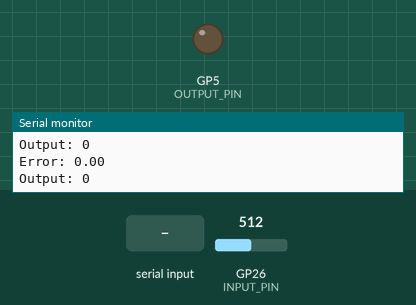
This sketch was run on a simulated Raspberry Pi Pico. On the bench: output pins drawn as LEDs (lit = HIGH), the last lines printed to the serial monitor. The test bench sets the inputs (shaded band); at power-on: GP26 (INPUT_PIN) = 512.

Above: at 1.2 s.
1.3 s: GP26 (INPUT_PIN) set to 501
At 2.4 s:
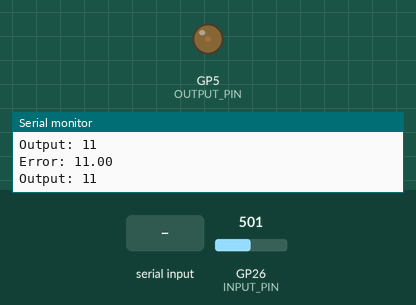
2.8 s: GP26 (INPUT_PIN) set to 306
At 4.8 s:
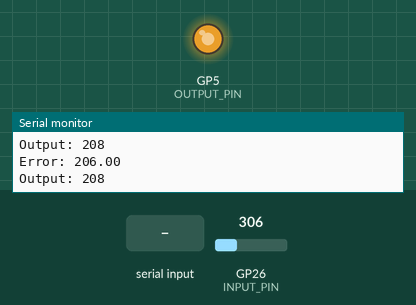
5.1 s: "SET 1\n" received over Serial
At 6.5 s:
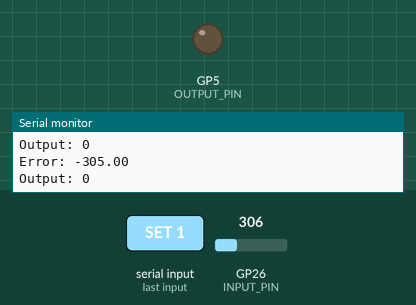
Timing chart, 0 to 8.1 s (numbered marks = the images above; inputs shaded):
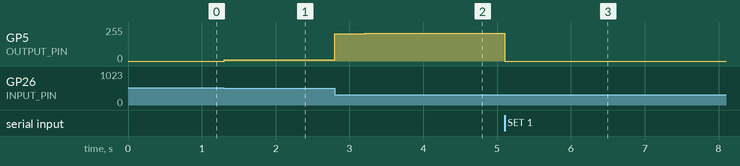

Measured:
- after the input at 1.3 s, GP5 (OUTPUT_PIN): 0/255 → 11/255 at once
- after the input at 2.8 s, GP5 (OUTPUT_PIN): 11/255 → 206/255 at once, → 207/255 0.40 s later, → 208/255 0.49 s later
- after the input at 5.1 s, GP5 (OUTPUT_PIN): 208/255 → 0/255 at once

The sketch:

active_mode_188.ino
```cpp
// snippet: active_mode_188
// tags: active, serial, command, response
// boards: avr, esp32, megaavr, nano33iot, romi32u4, rp2040
// library: none
// description: Active sketch: PID <kp> <ki> <kd> sets PID gains at runtime
// prompts: active, sketch, gains, runtime, setpoint, <val>
// verified: compile-only
// source: kd-generated (id 188)
// exact-include: Arduino.h

#include <Arduino.h>

const int INPUT_PIN = A0;
const int OUTPUT_PIN = 5;

float kp = 1.0f;
float ki = 0.01f;
float kd = 0.1f;
float setpoint = 512.0f;  // target ADC value (0-1023)
float measured = 0.0f;
float output = 0.0f;

float integral = 0.0f;
float prevError = 0.0f;
unsigned long prevPidMs = 0;

void setup() {
  Serial.begin(9600);
  pinMode(INPUT_PIN, INPUT);
  pinMode(OUTPUT_PIN, OUTPUT);
  prevPidMs = millis();
  Serial.println("Send: PID <kp> <ki> <kd>  or  SET <val>");
}

void loop() {
  unsigned long now = millis();

  // Handle serial commands
  if (Serial.available() > 0) {
    String command = Serial.readStringUntil('\n');
    command.trim();

    if (command.startsWith("PID")) {
      // Parse: PID <kp> <ki> <kd>
      int s1 = command.indexOf(' ');
      int s2 = command.indexOf(' ', s1 + 1);
      int s3 = command.indexOf(' ', s2 + 1);
      if (s1 > 0 && s2 > 0 && s3 > 0) {
        kp = command.substring(s1 + 1, s2).toFloat();
        ki = command.substring(s2 + 1, s3).toFloat();
        kd = command.substring(s3 + 1).toFloat();
        integral = 0.0f;  // reset integral on gain change
        prevError = 0.0f;
        Serial.println("Gains updated");
      }
    } else if (command.startsWith("SET")) {
      int s1 = command.indexOf(' ');
      if (s1 > 0) {
        setpoint = command.substring(s1 + 1).toFloat();
      }
    }
  }

  // PID loop — use actual dt, not the print timer
  float dt = (now - prevPidMs) / 1000.0f;  // seconds
  if (dt > 0.0f) {
    prevPidMs = now;

    measured = (float)analogRead(INPUT_PIN);
    float error = setpoint - measured;

    integral += error * dt;
    integral = constrain(integral, -200.0f, 200.0f);  // anti-windup

    float derivative = (error - prevError) / dt;
    prevError = error;

    output = kp * error + ki * integral + kd * derivative;
    output = constrain(output, 0.0f, 255.0f);

    analogWrite(OUTPUT_PIN, (int)output);
  }

  // Report every 100ms
  static unsigned long lastPrintMs = 0;
  if (now - lastPrintMs >= 100) {
    lastPrintMs = now;
    Serial.print("Error: ");
    Serial.println(setpoint - measured);
    Serial.print("Output: ");
    Serial.println((int)output);
  }
}
```
